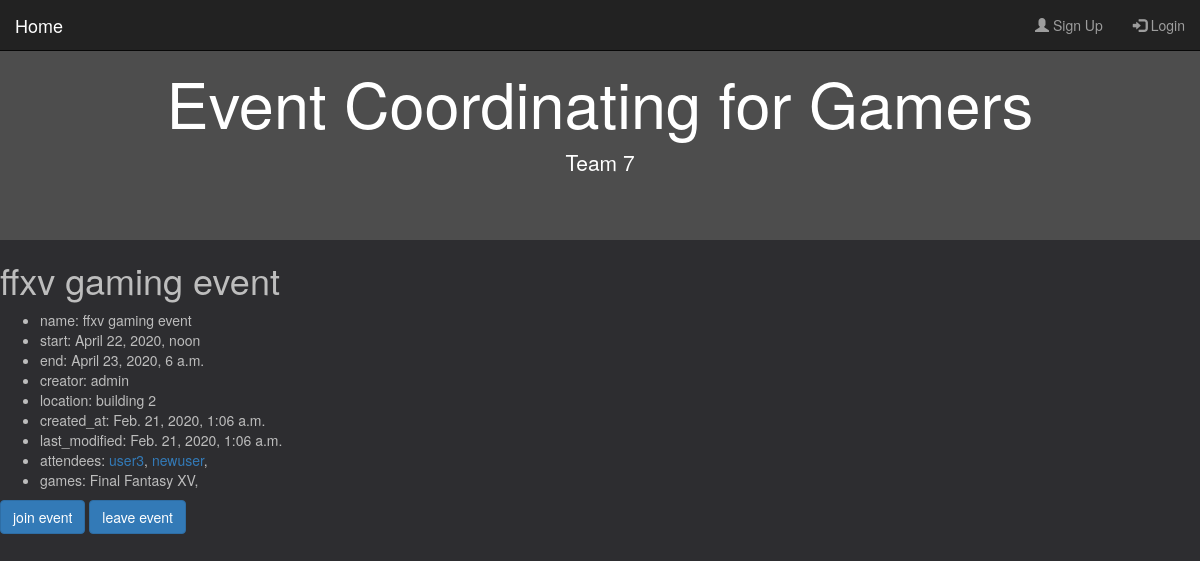
/event/2/, run on the app's committed database.
### events/models.py (models this page shows, shortened)
class Event(models.Model):
    name = models.CharField(max_length=100, blank=False, unique=True)
    start_datetime = models.DateTimeField()
    end_datetime = models.DateTimeField()
    creator = models.ForeignKey(
        User, on_delete=models.CASCADE, related_name="event_creator"
    )
    location = models.CharField(max_length=100)
    created_at = models.DateTimeField(auto_now_add=True, editable=False)
    last_modified = models.DateTimeField(auto_now=True)
    attendees = models.ManyToManyField(User, blank=True, related_name="event_attendes")
    description = models.TextField(blank=True)
    games = models.ManyToManyField(Game, blank=True)

class User(AbstractUser):
    username = models.CharField(db_index=True, max_length=255, unique=True, blank=False)
    email = models.EmailField(db_index=True, unique=True, blank=False)
    discord = models.CharField(
        max_length=255, default=None, blank=True, null=True
    )
    email_notifications = models.BooleanField(default=True)
    discord_notifications = models.BooleanField(default=False)
    info = models.TextField(blank=True)

class Game(models.Model):
    name = models.CharField(max_length=100, unique=True, blank=False)
    platform = models.ForeignKey(Platform, blank=False, on_delete=models.CASCADE)

### events/views.py (the view)
# urls.py: path("event/<int:pk>/", views.DetailView.as_view(), name="info"),
class DetailView(generic.DetailView):
    login_url = "/login/"
    model = Event
    template_name = "detail.html"

### events/templates/detail.html
{% extends 'base.html' %}
{% block content %}
<h1>{{ event.name }}</h1>
<ul>
    <li>name: {{ event.name }}</li>
    <li>start: {{ event.start_datetime }}</li>
    <li>end: {{ event.end_datetime }}</li>
    <li>creator: {{ event.creator }}</li>
    <li>location: {{ event.location }}</li>
    <li>created_at: {{ event.created_at }}</li>
    <li>last_modified: {{ event.last_modified }}</li>
    <li>attendees: {% for attendee in event.attendees.all %} <a href="{% url 'profile' attendee.id %}">{{ attendee.username }}</a>, {% endfor %}</li>
   <li>games: {% for game in event.games.all %} {{ game.name }}, {% endfor %}</li>
</ul>
<a href="{% url 'join' event_id=event.id %}" class="btn btn-primary"> join event </a>
<a href="{% url 'leave' event_id=event.id %}" class="btn btn-primary"> leave event </a>
{% endblock %}

### events/templates/base.html (shortened to what this page needs)
<!DOCTYPE html>
<html>
<head>
    <link rel="stylesheet" href="https://maxcdn.bootstrapcdn.com/bootstrap/3.4.1/css/bootstrap.min.css">
</head>
<body>
      <div class="jumbotron text-center" style="margin-bottom:0">
          <h1>Event Coordinating for Gamers</h1>
          <p>Team 7</p>
        </div>
{% if user.is_authenticated %}
<nav class="navbar navbar-inverse navbar-fixed-top">
    <div class="container-fluid">
      <div class="navbar-header">
        <a class="navbar-brand" href="{% url 'index'%}">Home</a>
      </div>
      <ul class="nav navbar-nav navbar-right">
        <li><a href="{% url 'search' %}"><span class="glyphicon glyphicon-search"></span> Search</a></li>
        <li><a href="{% url 'editprofile' %}"><span class="glyphicon glyphicon-pencil"></span> Edit Profile</a></li>
        <li><a href="{% url 'profile' pk=user.id%}"><span class="glyphicon glyphicon-user"></span> {{ user.get_username }}</a></li>
        <li><a href="{% url 'logout' %}"><span class="glyphicon glyphicon-log-out"></span> Log Out</a></li>
      </ul>
    </div>
  </nav>
{% else %}
<nav class="navbar navbar-inverse navbar-fixed-top">
    <div class="container-fluid">
      <div class="navbar-header">
        <a class="navbar-brand" href="{% url 'index'%}">Home</a>
      </div>
      <ul class="nav navbar-nav navbar-right">
        <li><a href="{% url 'signup' %}"><span class="glyphicon glyphicon-user"></span> Sign Up</a></li>
        <li><a href="{% url 'login' %}"><span class="glyphicon glyphicon-log-in"></span> Login</a></li>
      </ul>
    </div>
  </nav>
{% endif %}
{% block content %}
{% endblock %}
</body>
</html>

### events/templates/base.html (style rules this page uses)
.jumbotron { background-color: #4d4d4d; color: white; }
body { background: #2d2d30; color: #bdbdbd; }

### data on the page
Event: name "ffxv gaming event", start_datetime "April 22, 2020, noon", end_datetime "April 23, 2020, 6 a.m.", creator "admin", location "building 2", created_at "Feb. 21, 2020, 1:06 a.m.", last_modified "Feb. 21, 2020, 1:06 a.m."
User: username "user3"
User: username "newuser"
Game: name "Final Fantasy XV"
